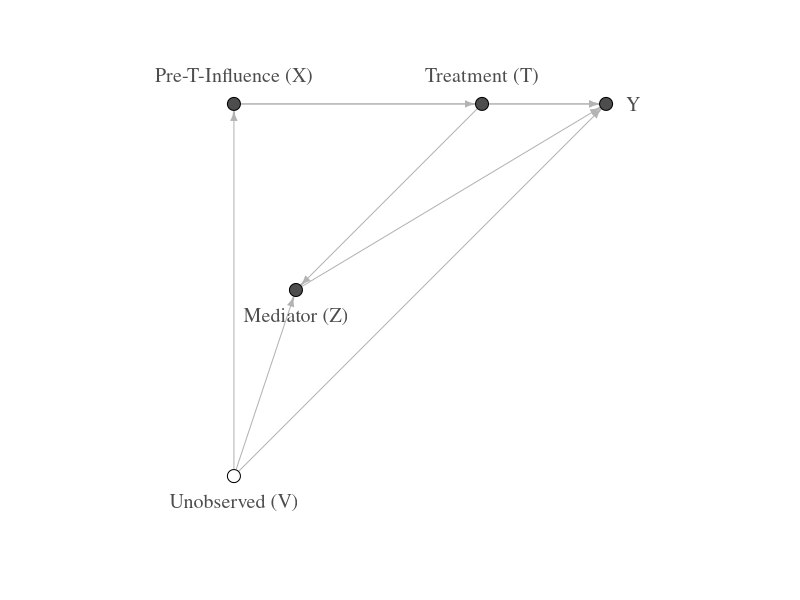
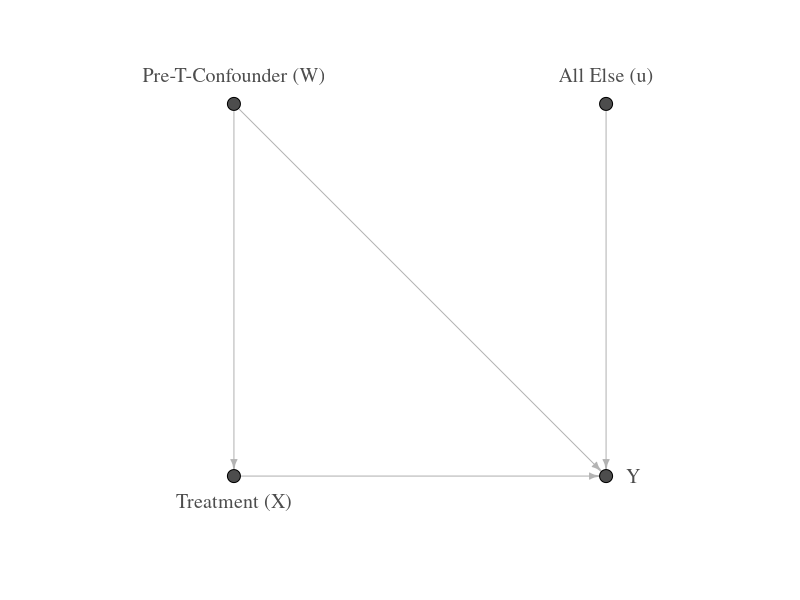
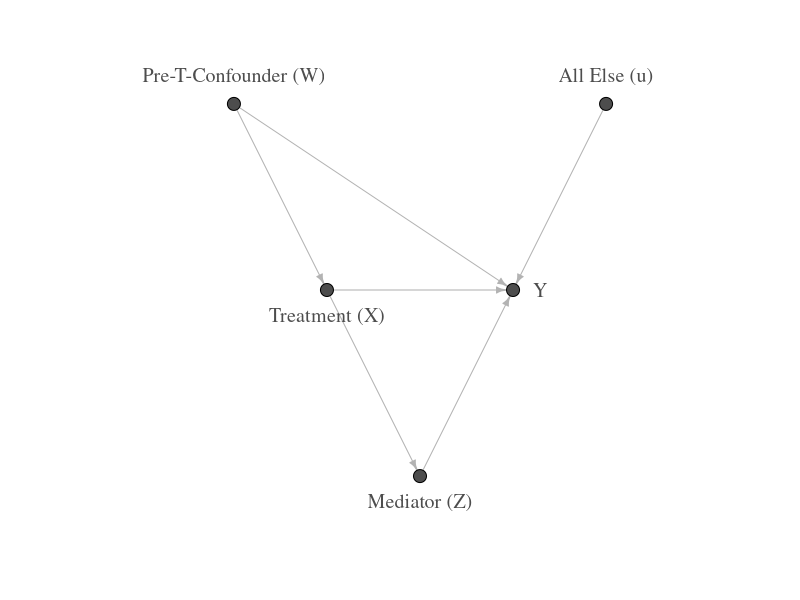
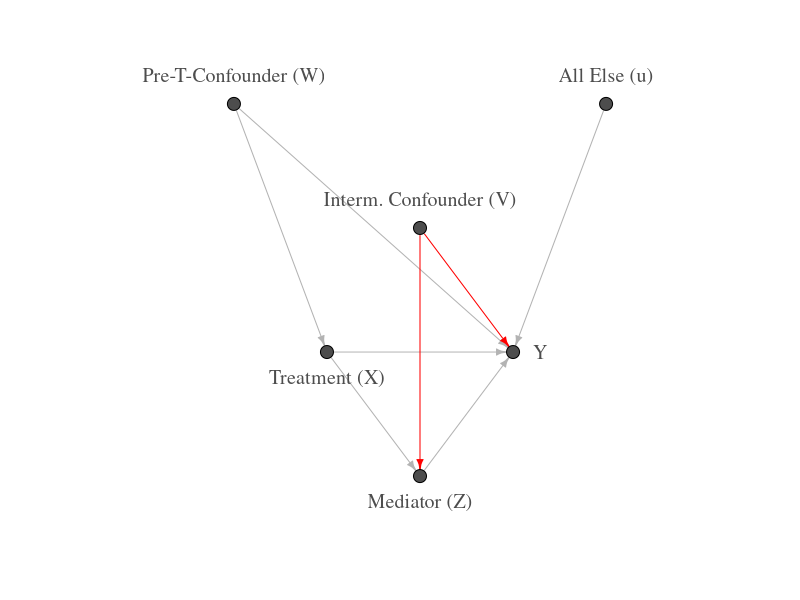
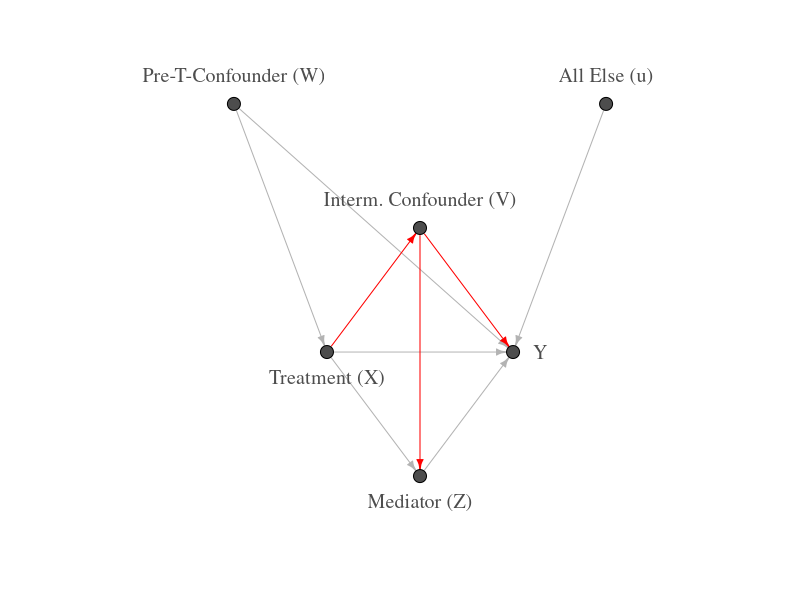

Generate these figures, in order, with R:
## ---- chunk 1
graph_from_data_frame <- igraph::graph_from_data_frame
library(tibble)
## ---- chunk 2
Nodes <- tribble(
  ~nodes,                 ~x, ~y, 
  "Pre-T-Influence (X)",   0,  1,  
  "Treatment (T)",         4,  1,  
  "Y",                     6,  1,  
  "Mediator (Z)",          1,  0,
  "Unobserved (V)",        0, -1)
Edges <- tribble(
  ~from,                 ~to,
  "Pre-T-Influence (X)", "Treatment (T)",
  "Pre-T-Influence (X)", "Y",
  "Treatment (T)",        "Y",
  "Treatment (T)",        "Mediator (Z)",
  "Mediator (Z)",         "Y",
  "Unobserved (V)",       "Y",
  "Unobserved (V)",       "Pre-T-Influence (X)",
  "Unobserved (V)",       "Mediator (Z)")
plot(graph_from_data_frame(vertices=Nodes, d=Edges, directed=TRUE),
     vertex.color=c(rep("gray30", nrow(Nodes) -1), "white"), 
     vertex.size=7,
     label.font=2, vertex.size=30, vertex.label.cex=1.2,
     edge.arrow.size=0.5, edge.color="gray70", 
     vertex.label.color="gray30", vertex.label.dist=2,
     vertex.label.degree=c(-pi/2, -pi/2, 0, pi/2, pi/2))
## ---- chunk 3
Nodes <- tribble(
  ~nodes,                 ~x, ~y, 
  "Pre-T-Confounder (W)", -1,  1,  
  "Treatment (X)",        -1,  0,  
  "Y",                     1,  0,  
  "All Else (u)",          1,  1)
Edges <- tribble(
  ~from,                 ~to,
  "Pre-T-Confounder (W)", "Treatment (X)",
  "Pre-T-Confounder (W)", "Y",
  "Treatment (X)",        "Y",
  "All Else (u)",         "Y")
plot(graph_from_data_frame(vertices=Nodes, d=Edges, directed=TRUE),
     vertex.color="gray30", vertex.size=7,
     label.font=2, vertex.size=30, vertex.label.cex=1.2,
     edge.arrow.size=0.5, edge.color="gray70", 
     vertex.label.color="gray30", vertex.label.dist=2,
     vertex.label.degree=c(-pi/2,pi/2, 0, -pi/2))
## ---- chunk 4
Nodes <- tribble(
  ~nodes,                 ~x, ~y, 
  "Pre-T-Confounder (W)", -2,  1,  
  "Treatment (X)",        -1,  0,  
  "Y",                     1,  0,  
  "Mediator (Z)",          0, -1,
  "All Else (u)",          2,  1)
Edges <- tribble(
  ~from,                 ~to,
  "Pre-T-Confounder (W)", "Treatment (X)",
  "Pre-T-Confounder (W)", "Y",
  "Treatment (X)",        "Y",
  "Treatment (X)",        "Mediator (Z)",
  "Mediator (Z)",         "Y",
  "All Else (u)",         "Y")
plot(graph_from_data_frame(vertices=Nodes, d=Edges, directed=TRUE),
     vertex.color="gray30", vertex.size=7,
     label.font=2, vertex.size=30, vertex.label.cex=1.2,
     edge.arrow.size=0.5, edge.color="gray70", 
     vertex.label.color="gray30", vertex.label.dist=2,
     vertex.label.degree=c(-pi/2,pi/2, 0, pi/2, -pi/2))
## ---- chunk 5
Nodes <- tribble(
  ~nodes,                 ~x, ~y, 
  "Pre-T-Confounder (W)", -2,  2,  
  "Treatment (X)",        -1,  0,  
  "Y",                     1,  0,  
  "Mediator (Z)",          0, -1,
  "Interm. Confounder (V)",0,  1,
  "All Else (u)",          2,  2)
Edges <- tribble(
  ~from,                  ~to,
  "Pre-T-Confounder (W)",  "Treatment (X)",
  "Pre-T-Confounder (W)",  "Y",
  "Treatment (X)",         "Y",
  "Treatment (X)",         "Mediator (Z)",
  "Interm. Confounder (V)","Mediator (Z)",
  "Interm. Confounder (V)","Y",
  "Mediator (Z)",          "Y",
  "All Else (u)",          "Y")
g1 <- graph_from_data_frame(vertices=Nodes, d=Edges, directed=TRUE)
igraph::E(g1)$color <- "gray70"
igraph::E(g1)$color[5:6] <- "red"
plot(g1,
     vertex.color="gray30", vertex.size=7,
     label.font=2, vertex.size=30, vertex.label.cex=1.2,
     edge.arrow.size=0.5, # edge.color="gray70", 
     vertex.label.color="gray30", vertex.label.dist=2,
     vertex.label.degree=c(-pi/2,pi/2, 0, pi/2, -pi/2, -pi/2))
## ---- chunk 6
Nodes <- tribble(
  ~nodes,                 ~x, ~y, 
  "Pre-T-Confounder (W)", -2,  2,  
  "Treatment (X)",        -1,  0,  
  "Y",                     1,  0,  
  "Mediator (Z)",          0, -1,
  "Interm. Confounder (V)",0,  1,
  "All Else (u)",          2,  2)
Edges <- tribble(
  ~from,                  ~to,
  "Pre-T-Confounder (W)",  "Treatment (X)",
  "Pre-T-Confounder (W)",  "Y",
  "Treatment (X)",         "Y",
  "Treatment (X)",         "Mediator (Z)",
  "Treatment (X)",         "Interm. Confounder (V)",
  "Interm. Confounder (V)","Mediator (Z)",
  "Interm. Confounder (V)","Y",
  "Mediator (Z)",          "Y",
  "All Else (u)",          "Y")
g1 <- graph_from_data_frame(vertices=Nodes, d=Edges, directed=TRUE)
igraph::E(g1)$color <- "gray70"
igraph::E(g1)$color[5:7] <- "red"
plot(g1,
     vertex.color="gray30", vertex.size=7,
     label.font=2, vertex.size=30, vertex.label.cex=1.2,
     edge.arrow.size=0.5, # edge.color="gray70", 
     vertex.label.color="gray30", vertex.label.dist=2,
     vertex.label.degree=c(-pi/2,pi/2, 0, pi/2, -pi/2, -pi/2))
## ---- chunk 7
rnorm(n=10, mean=1, sd=2)
## ---- chunk 8
set.seed(1234)
n <- 200
x <- rnorm(n, mean=0, sd=2)
interm_conf <-  rnorm(n, mean=0, sd=2)
mediator <- 0.3*x + 2 * interm_conf + rnorm(n, mean=2, sd=1.5)
y <- 1 * x + mediator + 2* interm_conf + rnorm(n, mean=0, sd=1)

summary(lm(y ~ x + mediator + interm_conf))

summary(lm(y ~ x))

summary(lm(y ~ x + mediator))
